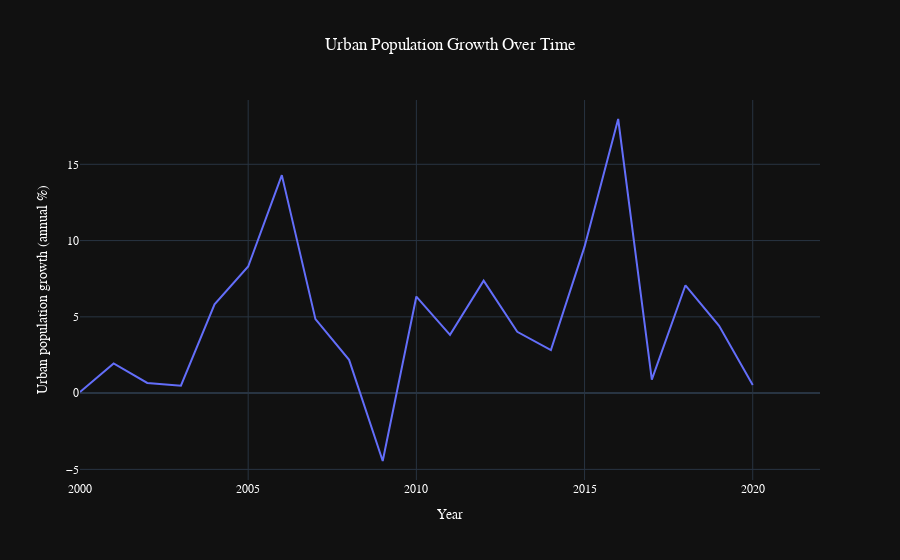

Notebook cell for this chart:
### Markdown cell above
How does Urban Population Growth vary over time?

### Code cell
fig=px.line(df, x='Year', y='Urban population growth (annual %)', title='Urban Population Growth Over Time')

fig.update_layout(
    template="plotly_dark",
    title_x=0.5,
    font=dict(
        family="Arial",
        color="white"
    ),
)

### Figure 1 — Plotly figure (JSON) as saved in the notebook; plotly's stock layout.template omitted (floating-point values rounded to 4 significant figures)
{"data": [{"hovertemplate": "Year=%{x}<br>Urban population growth (annual %)=%{y}<extra></extra>", "legendgroup": "", "line": {"color": "#636efa", "dash": "solid"}, "mode": "lines", "name": "", "orientation": "h", "showlegend": false, "type": "scatter", "x": [2000, 2001, 2002, 2003, 2004, 2005, 2006, 2007, 2008, 2009, 2010, 2011, 2012, 2013, 2014, 2015, 2016, 2017, 2018, 2019, 2020, 2021, 2022], "xaxis": "x", "y": [0.07, 1.95, 0.67, 0.49, 5.82, 8.3, 14.29, 4.85, 2.18, -4.45, 6.33, 3.82, 7.37, 4.02, 2.82, 9.6, 17.97, 0.88, 7.07, 4.41, 0.54, "..", ".."], "yaxis": "y"}], "layout": {"font": {"color": "white", "family": "Arial"}, "legend": {"tracegroupgap": 0}, "title": {"text": "Urban Population Growth Over Time", "x": 0.5}, "xaxis": {"anchor": "y", "domain": [0, 1], "title": {"text": "Year"}}, "yaxis": {"anchor": "x", "domain": [0, 1], "title": {"text": "Urban population growth (annual %)"}}}}
